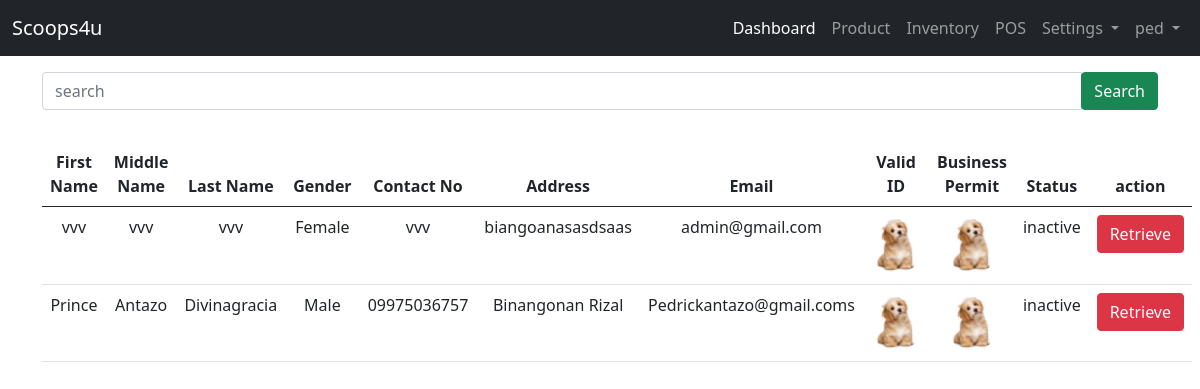
The page /user-site/list-archive-reseller/ (signed in) on the database as committed earlier.
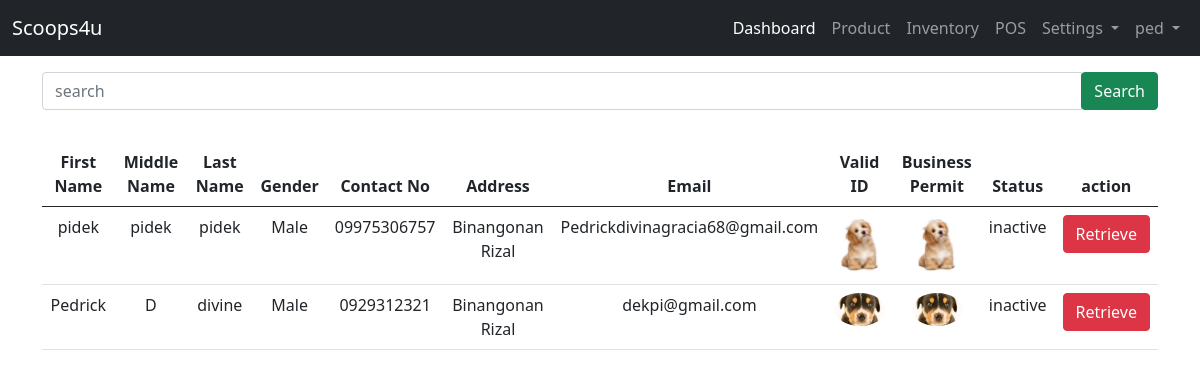
The same page on the database as committed later.
### admin_site/models.py (models this page shows, shortened)
class Reseller(models.Model):
    STATUS = (("pending","pending"),("active","active"),("inactive","inactive"))
    BOOLCHOICE = (("Male","Male"),("Female","Female"))
    reseller_fname =models.CharField(max_length=200, verbose_name='First Name')
    reseller_mname =models.CharField(max_length=200, verbose_name='Middle Name')
    reseller_lname =models.CharField(max_length=200, verbose_name='Last Name')
    reseller_gender = models.CharField(max_length = 50,choices=BOOLCHOICE, verbose_name='Gender')
    reseller_contact =models.CharField(max_length = 12, verbose_name='Contact Number')
    reseller_address =models.TextField(null=False, verbose_name='Address')
    reseller_email =models.EmailField(unique=True, max_length=200, verbose_name='Email')
    reseller_id =models.ImageField( upload_to=image_path, verbose_name='valid id')
    reseller_businessp =models.ImageField( upload_to=image_path,verbose_name='business id')
    reseller_status =models.CharField(max_length=200, null=True, choices=STATUS, verbose_name='Status')

### admin_site/views.py (the view)
# urls.py: path('list-archive-reseller/', views.list_archive, name='list_archive'),
@login_required(login_url='landing_page:login')
def list_archive(request):
    list_reseller = Reseller.objects.order_by('-id').filter(reseller_status = "inactive")
    context = {'list_reseller':list_reseller}
    return render(request, 'admin_site/user/archive.html', context)

### templates/admin_site/user/archive.html (shortened to what this page needs)
{% extends 'admin_site/base.html' %}
{% block content %}
<form action="{% url 'admin_site:search_reseller' %}" method="get" class="my-2">
    <div class="input-group">
        <input type="text" class="form-control" name="search" placeholder="search" required>
        <div class="input-group-append">
            <button class="btn btn-success">Search</button>
        </div>
    </div>
</form>
<br>
    {% if list_reseller %}
    <table class="table table-hover text-center">
        <thead>
            <tr>
                <th>First Name</th>
                <th>Middle Name</th>
                <th>Last Name</th>
                <th>Gender</th>
                <th>Contact No</th>
                <th>Address</th>
                <th>Email</th>
                <th>Valid ID</th>
                <th>Business Permit</th>
                <th>Status</th>
                <th>action</th>
            </tr>
            <tbody>
                {% for list in list_reseller %}
                <tr>
                    <td>{{ list.reseller_fname }}</td>
                    <td>{{ list.reseller_mname }}</td>
                    <td>{{ list.reseller_lname }}</td>
                    <td>{{ list.reseller_gender }}</td>
                    <td>{{ list.reseller_contact }}</td>
                    <td>{{ list.reseller_address }}</td>
                    <td>{{ list.reseller_email }}</td>
                    <td><a href="{% url 'admin_site:viewing_pic' list.id %}"><img src="/media/{{ list.reseller_id}}" alt="Valid-ID" width="50" class="rounded-circle"></a></td>
                    <td><a href="{% url 'admin_site:viewing_pic' list.id %}"><img src="/media/{{ list.reseller_businessp}}" alt="Valid-ID" width="50" class="rounded-circle"></a></td>
                    <td>{{ list.reseller_status }}</td>
                    <td><a href="{% url 'admin_site:retrieve_reseller'  list.id %}" class="btn btn-danger">Retrieve</a></td>
                </tr>
                {% endfor %}
            </tbody>
        </thead>
    </table>
    {% endif %}
{% endblock content %}

Rows that differ between the two databases and show on the page:
no longer on this page (row edited): Reseller: reseller_fname "vvv", reseller_mname "vvv", reseller_lname "vvv", reseller_gender "Female", reseller_contact "vvv", reseller_address "biangoanasasdsaas", reseller_email "admin@gmail.com", reseller_id (picture), reseller_businessp (picture), reseller_status "inactive"
no longer on this page (row edited): Reseller: reseller_fname "Prince", reseller_mname "Antazo", reseller_lname "Divinagracia", reseller_gender "Male", reseller_contact "09975036757", reseller_address "Binangonan Rizal", reseller_email "Pedrickantazo@gmail.coms", reseller_id (picture), reseller_businessp (picture), reseller_status "inactive"
now on this page (row edited): Reseller: reseller_fname "pidek", reseller_mname "pidek", reseller_lname "pidek", reseller_gender "Male", reseller_contact "09975306757", reseller_address "Binangonan Rizal", reseller_email "Pedrickdivinagracia68@gmail.com", reseller_id (picture), reseller_businessp (picture), reseller_status "inactive"
now on this page (row edited): Reseller: reseller_fname "Pedrick", reseller_mname "D", reseller_lname "divine", reseller_gender "Male", reseller_contact "0929312321", reseller_address "Binangonan Rizal", reseller_email "dekpi@gmail.com", reseller_id (picture), reseller_businessp (picture), reseller_status "inactive"
